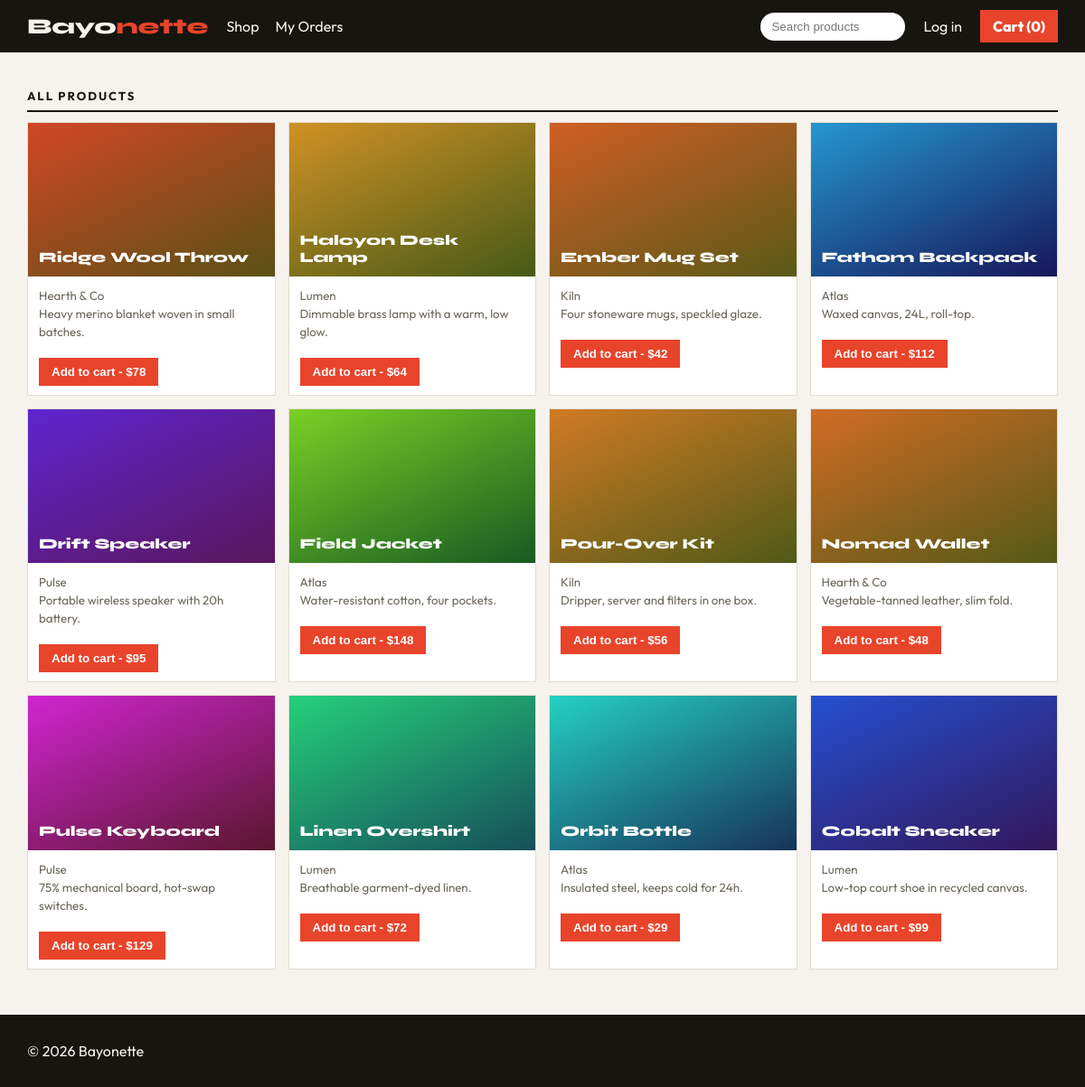
The page / on the database its author committed.
### tables this page shows
CREATE TABLE products (id INTEGER PRIMARY KEY, name TEXT, brand TEXT, price INTEGER, hue INTEGER, description TEXT);

### app.py (the view)
@app.route("/")
def shop():
    q = request.args.get("q", "")
    conn = db()
    products = conn.execute("SELECT * FROM products WHERE name LIKE ? OR brand LIKE ?", (f"%{q}%", f"%{q}%")).fetchall()
    conn.close()
    return render_template("shop.html", products=products, q=q)

### app.py (called while the page is built)
def db():
    conn = sqlite3.connect("shop.db")
    conn.row_factory = sqlite3.Row
    return conn

@app.context_processor
def cart_count():
    return {"cart_count": sum(session.get("cart", {}).values())}

### templates/shop.html
{% extends "base.html" %}
{% block content %}
<section>
  <h2>{% if q %}Results for "{{ q }}"{% else %}All Products{% endif %}</h2>
  <div class="grid4">
    {% for p in products %}
    <div class="product">
      <div class="poster" style="background: linear-gradient(155deg, hsl({{ p.hue }},70%,48%), hsl({{ p.hue + 40 }},60%,22%))">{{ p.name }}</div>
      <div class="info">
        <small>{{ p.brand }}</small><br>
        <small>{{ p.description }}</small><br><br>
        <form method="post" action="/add/{{ p.id }}">
          <button class="btn">Add to cart - ${{ p.price }}</button>
        </form>
      </div>
    </div>
    {% else %}
    <p>No products found.</p>
    {% endfor %}
  </div>
</section>
{% endblock %}

### templates/base.html (shortened to what this page needs)
<!DOCTYPE html>
<html lang="en">
<head>
  <link rel="stylesheet" href="{{ url_for('static', filename='style.css') }}">
</head>
<body>
  <header>
    <div class="container topbar">
      <a class="logo" href="/">Bayo<span>nette</span></a>
      <nav>
        <a href="/">Shop</a>
        <a href="/orders">My Orders</a>
      </nav>
      <form action="/"><input name="q" placeholder="Search products" value="{{ q or '' }}"></form>
      {% if session.email %}
        <a href="/logout">Log out</a>
      {% else %}
        <a href="/login">Log in</a>
      {% endif %}
      <a class="btn" href="/cart">Cart ({{ cart_count }})</a>
    </div>
  </header>
  <main class="container">
    {% block content %}{% endblock %}
  </main>
  <footer><div class="container">© 2026 Bayonette</div></footer>
</body>
</html>

### static/style.css (style rules this page uses)
:root { --bg: #f6f3ee; --card: #fff; --text: #17150f; --muted: #6d675c; --border: #e2ddd2; --accent: #e8442b; --dark: #17150f; --light: #f6f3ee; }
* { box-sizing: border-box; }
body { margin: 0; background: var(--bg); color: var(--text); font-family: "Outfit", Arial, sans-serif; }
a { color: inherit; text-decoration: none; }
.container { max-width: 1180px; margin: 0 auto; padding: 0 20px; }
section { margin: 40px 0; }
small { color: var(--muted); }
h2 { font-size: 13px; text-transform: uppercase; letter-spacing: 2px; border-bottom: 2px solid var(--text); padding-bottom: 8px; display: flex; justify-content: space-between; }
.btn { background: var(--accent); color: white; border: none; padding: 8px 14px; font-weight: 800; cursor: pointer; }
header { background: var(--dark); color: var(--light); position: sticky; top: 0; z-index: 10; }
.topbar { display: flex; align-items: center; gap: 20px; height: 58px; }
.logo { font-family: "Syne", sans-serif; font-size: 24px; font-weight: 800; }
.logo span { color: var(--accent); }
nav { flex: 1; display: flex; gap: 18px; }
header input { padding: 8px 12px; border-radius: 20px; border: none; width: 160px; }
.poster { display: flex; align-items: flex-end; padding: 12px; color: white; font-family: "Syne", sans-serif; font-weight: 800; }
.grid4 { display: grid; grid-template-columns: repeat(4, 1fr); gap: 14px; }
.product { background: var(--card); border: 1px solid var(--border); }
.product .poster { aspect-ratio: 16 / 10; }
.info { padding: 10px 12px; }
footer { background: var(--dark); color: var(--light); padding: 30px 0; margin-top: 50px; }

### rows shown on the page
products: name "Ridge Wool Throw", brand "Hearth & Co", description "Heavy merino blanket woven in small batches.", price "78"
products: name "Halcyon Desk Lamp", brand "Lumen", description "Dimmable brass lamp with a warm, low glow.", price "64"
products: name "Ember Mug Set", brand "Kiln", description "Four stoneware mugs, speckled glaze.", price "42"
products: name "Fathom Backpack", brand "Atlas", description "Waxed canvas, 24L, roll-top.", price "112"
products: name "Drift Speaker", brand "Pulse", description "Portable wireless speaker with 20h battery.", price "95"
products: name "Field Jacket", brand "Atlas", description "Water-resistant cotton, four pockets.", price "148"
products: name "Pour-Over Kit", brand "Kiln", description "Dripper, server and filters in one box.", price "56"
products: name "Nomad Wallet", brand "Hearth & Co", description "Vegetable-tanned leather, slim fold.", price "48"
products: name "Pulse Keyboard", brand "Pulse", description "75% mechanical board, hot-swap switches.", price "129"
products: name "Linen Overshirt", brand "Lumen", description "Breathable garment-dyed linen.", price "72"
products: name "Orbit Bottle", brand "Atlas", description "Insulated steel, keeps cold for 24h.", price "29"
products: name "Cobalt Sneaker", brand "Lumen", description "Low-top court shoe in recycled canvas.", price "99"

### other values the page prints
{{ cart_count }} "0"
